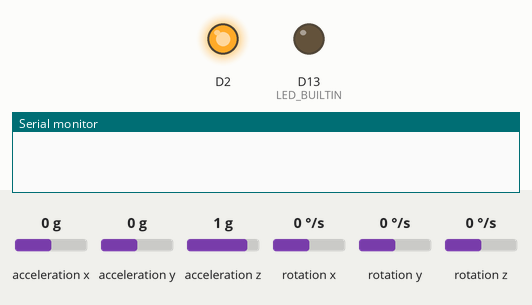
Simulated run of this sketch. Board: Arduino Nano 33 IoT. Parts: output pins drawn as LEDs (lit = HIGH), the last lines printed to the serial monitor. Dashed ring = blinking. The test bench sets the inputs (shaded band); at power-on: rotation x 0 °/s, acceleration x 0 g, acceleration y 0 g, acceleration z 1 g, rotation y 0 °/s, rotation z 0 °/s.

Above: at 0.1 s.
At 10.8 s:
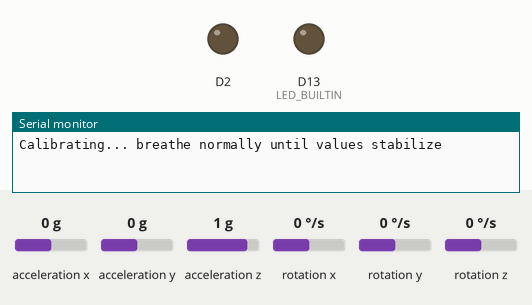
10.9 s: rotation x set to -192 °/s
At 12.4 s:
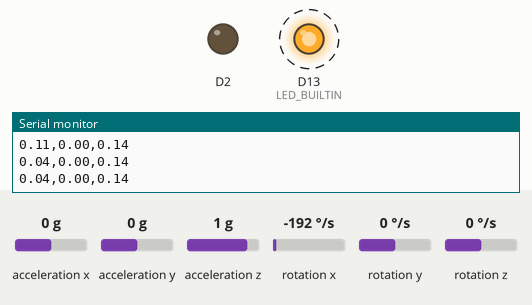
Timing chart, 0 to 18.0 s (numbered marks = the images above; inputs shaded):
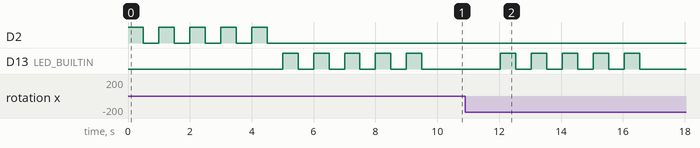

The sketch:

inhale_exhale.ino
```cpp
#include <Arduino_LSM6DS3.h>
#include <MadgwickAHRS.h>
#include <math.h>
#include "Servo.h"

Madgwick filter;
const float sensorRate = 104.0;

float inhaleBaseline = 0;
float exhaleBaseline = 0;
float prevDiff = 0;
bool inhaleFlag = false;
bool exhaleFlag = true;

float emaDiff = 0;        // smoothed version of currentDiff
const float emaAlpha = 0.2;   // smoothing strength (0.1–0.3 is good)
const float slopeThreshold = 0.05;

// Parameters for stability-based calibration
const int windowSize = 50;
const float stabilityThreshold = 0.5;
float diffWindow[windowSize];
int windowIndex = 0;
int numValidReadings = 0;

void setup() {
  Serial.begin(9600);
  pinMode(LED_BUILTIN, OUTPUT);
  pinMode(2, OUTPUT);

  //Checking LED
  for(int i = 0; i < 5; i++){
    digitalWrite(2, HIGH);
    delay(500);
    digitalWrite(2, LOW);
    delay(500);
  }

  // Arduino Blinks before Calibration
  for(int i = 0; i < 5; i++){
    digitalWrite(LED_BUILTIN, HIGH);
    delay(500);
    digitalWrite(LED_BUILTIN, LOW);
    delay(500);
  }

  if (!IMU.begin()) {
    Serial.println("Failed to initialize IMU!");
    while (1);
  }

  filter.begin(sensorRate);

  // --- CALIBRATION ---
  Serial.println("Calibrating... breathe normally until values stabilize");

  bool stable = false;
  while (!stable) {
    float diff = calculateRollAndPitchDiff();
    if (diff > 0) {

      diffWindow[windowIndex] = diff;
      windowIndex = (windowIndex + 1) % windowSize;
      if (numValidReadings < windowSize) numValidReadings++;

      float minDiff = diffWindow[0];
      float maxDiff = diffWindow[0];
      for (int i = 1; i < numValidReadings; i++) {
        if (diffWindow[i] < minDiff) minDiff = diffWindow[i];
        if (diffWindow[i] > maxDiff) maxDiff = diffWindow[i];
      }

      if ((maxDiff - minDiff) < stabilityThreshold && numValidReadings == windowSize) {
        inhaleBaseline = minDiff;
        exhaleBaseline = maxDiff;
        stable = true;
      }

      Serial.print(diff);
      Serial.print(",");
      Serial.print(minDiff);
      Serial.print(",");
      Serial.println(maxDiff);
    }
    delay(20);
  }

  for(int i = 0; i < 5; i++){
    digitalWrite(LED_BUILTIN, HIGH);
    delay(500);
    digitalWrite(LED_BUILTIN, LOW);
    delay(500);
  }

  Serial.println("Calibration complete!");
  Serial.print("Inhale baseline: "); Serial.println(inhaleBaseline);
  Serial.print("Exhale baseline: "); Serial.println(exhaleBaseline);

  delay(500);
}

void loop() {
  float currentDiff = calculateRollAndPitchDiff();

  if (emaDiff == 0) emaDiff = currentDiff;

  emaDiff = emaAlpha * currentDiff + (1 - emaAlpha) * emaDiff;

  // *** SERIAL PLOTTER VERSION ***
  Serial.print(currentDiff);
  Serial.print(",");
  Serial.print(emaDiff);
  Serial.print(",");
  Serial.println(emaDiff - prevDiff);

  if (currentDiff <= 0) return;

  float delta = emaDiff - prevDiff;

  // Detect inhale: EMA is dropping and crosses a local minimum
  if (delta < -slopeThreshold && !inhaleFlag && exhaleFlag) {
    inhaleFlag = true;
    exhaleFlag = false;  // reset
    Serial.println("INHALE");
    digitalWrite(2, HIGH);
  }

  // Detect exhale: EMA rising and crosses a local peak
  if (inhaleFlag && delta > slopeThreshold && !exhaleFlag) {
    exhaleFlag = true;
    inhaleFlag = false;
    Serial.println("EXHALE");
    digitalWrite(2, LOW);
  }

  prevDiff = emaDiff;
  delay(20);
}

float calculateRollAndPitchDiff() {
  float xAcc, yAcc, zAcc;
  float xGyro, yGyro, zGyro;

  if (IMU.accelerationAvailable() && IMU.gyroscopeAvailable()) {
    IMU.readAcceleration(xAcc, yAcc, zAcc);
    IMU.readGyroscope(xGyro, yGyro, zGyro);

    filter.updateIMU(
      xGyro * PI / 180.0,
      yGyro * PI / 180.0,
      zGyro * PI / 180.0,
      xAcc, yAcc, zAcc
    );

    float roll = filter.getRoll();
    float pitch = filter.getPitch();

    return abs(pitch - roll);
  }

  return -1;
}
```

Measured:
- after the input at 10.9 s, D13 (LED_BUILTIN): alternates HIGH for 0.50 s and LOW for 0.50 s, 10 changes in all, then stays LOW, starting after 1.1 s
